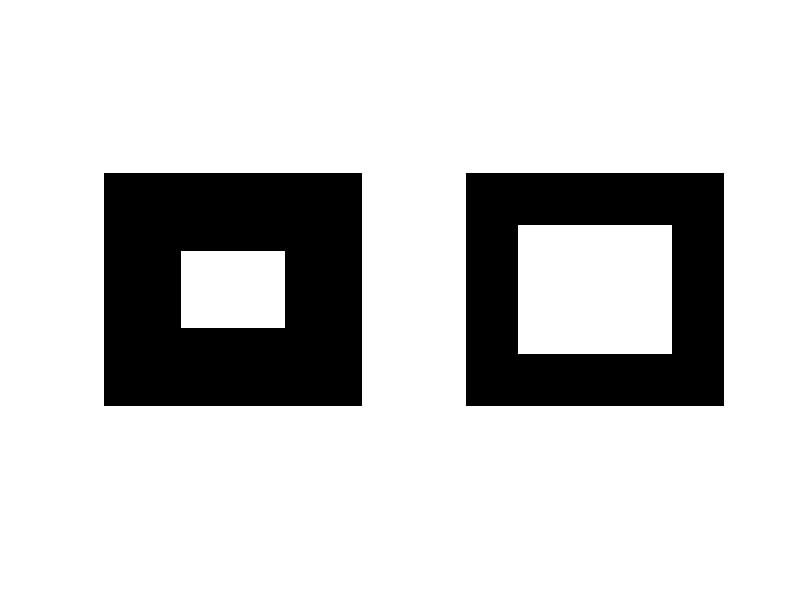

MATLAB code for this plot:
%imerode Erosion (shrinking)
%imdilate Dilation (Growing)
%strel Structural element

%dilaton

BW1 = zeros(9,10);
BW1(4:6,4:7) = 1;

SE = strel('square',3);

%BW2 = imdilate(BW1,SE);
%BW2 = imdilate(BW1,SE);
%BW2 = imclose(BW1,SE);
%BW2 = imopen(BW1,SE);
BW2 = imdilate(BW1,SE);


subplot(1,2,1);imshow(BW1);hold on;
subplot(1,2,2);imshow(BW2);